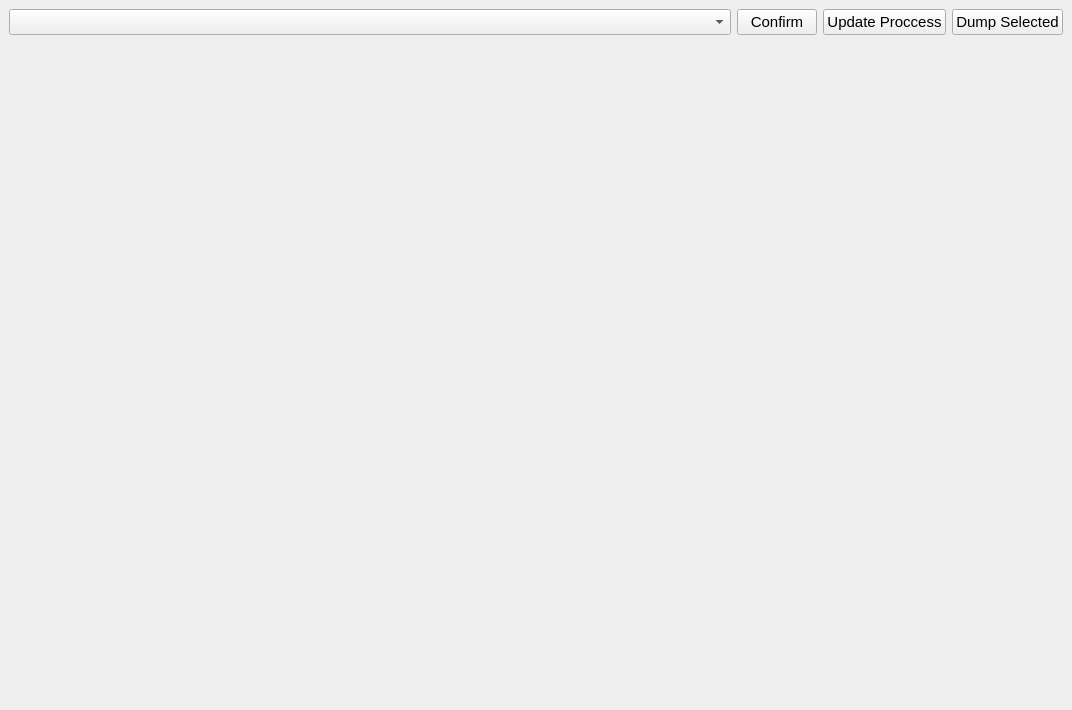
<?xml version="1.0" encoding="UTF-8"?>
<ui version="4.0">
 <class>MainWindow</class>
 <widget class="QMainWindow" name="MainWindow">
  <property name="geometry">
   <rect>
    <x>0</x>
    <y>0</y>
    <width>1072</width>
    <height>710</height>
   </rect>
  </property>
  <property name="minimumSize">
   <size>
    <width>1072</width>
    <height>710</height>
   </size>
  </property>
  <property name="font">
   <font>
    <pointsize>11</pointsize>
   </font>
  </property>
  <property name="windowTitle">
   <string>Grapher</string>
  </property>
  <property name="windowIcon">
   <iconset>
    <normaloff>fpd_explorer/frontend/res/icon.png</normaloff>fpd_explorer/frontend/res/icon.png</iconset>
  </property>
  <widget class="QWidget" name="centralwidget">
   <layout class="QGridLayout" name="gridLayout">
    <item row="0" column="1">
     <widget class="QPushButton" name="button">
      <property name="text">
       <string>Confirm</string>
      </property>
     </widget>
    </item>
    <item row="0" column="2">
     <widget class="QPushButton" name="button2">
      <property name="text">
       <string>Update Proccess</string>
      </property>
     </widget>
    </item>
    <item row="2" column="0" colspan="4">
     <widget class="CpuFreqGraph" name="graph" native="true">
      <property name="sizePolicy">
       <sizepolicy hsizetype="Expanding" vsizetype="Expanding">
        <horstretch>0</horstretch>
        <verstretch>0</verstretch>
       </sizepolicy>
      </property>
     </widget>
    </item>
    <item row="0" column="0">
     <widget class="CheckableComboBox" name="process">
      <property name="sizePolicy">
       <sizepolicy hsizetype="Expanding" vsizetype="Fixed">
        <horstretch>0</horstretch>
        <verstretch>0</verstretch>
       </sizepolicy>
      </property>
      <property name="toolTip">
       <string>Processes</string>
      </property>
      <property name="statusTip">
       <string>Processes</string>
      </property>
      <property name="whatsThis">
       <string>Processes</string>
      </property>
      <property name="currentText">
       <string/>
      </property>
     </widget>
    </item>
    <item row="0" column="3">
     <widget class="QPushButton" name="dump">
      <property name="text">
       <string>Dump Selected</string>
      </property>
     </widget>
    </item>
   </layout>
  </widget>
 </widget>
 <customwidgets>
  <customwidget>
   <class>CpuFreqGraph</class>
   <extends>QWidget</extends>
   <header>resource_monitor</header>
   <container>1</container>
   <slots>
    <slot>changed_proc(QString)</slot>
   </slots>
  </customwidget>
  <customwidget>
   <class>CheckableComboBox</class>
   <extends>QComboBox</extends>
   <header>combo_box</header>
  </customwidget>
 </customwidgets>
 <resources/>
 <connections>
  <connection>
   <sender>button</sender>
   <signal>clicked()</signal>
   <receiver>MainWindow</receiver>
   <slot>change_proc()</slot>
   <hints>
    <hint type="sourcelabel">
     <x>793</x>
     <y>26</y>
    </hint>
    <hint type="destinationlabel">
     <x>1067</x>
     <y>59</y>
    </hint>
   </hints>
  </connection>
  <connection>
   <sender>button2</sender>
   <signal>clicked()</signal>
   <receiver>MainWindow</receiver>
   <slot>update_proc_list()</slot>
   <hints>
    <hint type="sourcelabel">
     <x>932</x>
     <y>36</y>
    </hint>
    <hint type="destinationlabel">
     <x>1067</x>
     <y>48</y>
    </hint>
   </hints>
  </connection>
  <connection>
   <sender>button2</sender>
   <signal>pressed()</signal>
   <receiver>process</receiver>
   <slot>clear()</slot>
   <hints>
    <hint type="sourcelabel">
     <x>930</x>
     <y>21</y>
    </hint>
    <hint type="destinationlabel">
     <x>702</x>
     <y>32</y>
    </hint>
   </hints>
  </connection>
  <connection>
   <sender>dump</sender>
   <signal>clicked()</signal>
   <receiver>MainWindow</receiver>
   <slot>dump_selected()</slot>
   <hints>
    <hint type="sourcelabel">
     <x>1014</x>
     <y>15</y>
    </hint>
    <hint type="destinationlabel">
     <x>1070</x>
     <y>25</y>
    </hint>
   </hints>
  </connection>
 </connections>
 <slots>
  <slot>change_proc()</slot>
  <slot>update_proc_list()</slot>
  <slot>dump_selected()</slot>
 </slots>
</ui>
